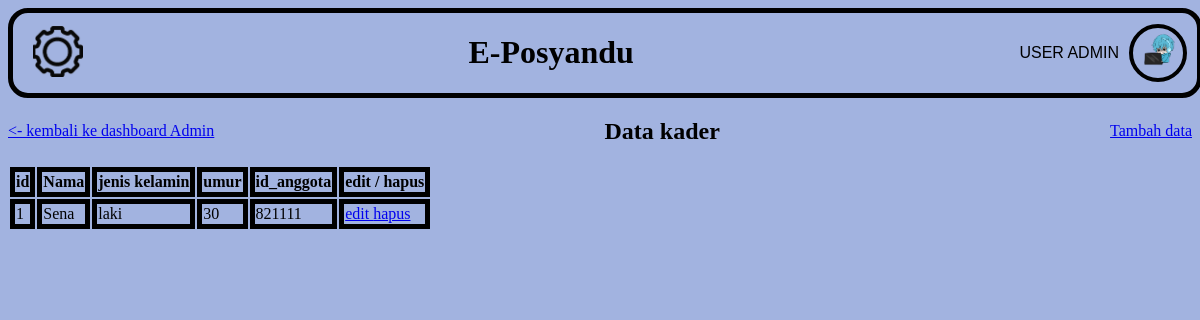
/kader.php, run on the app's committed database.
### tables this page shows
CREATE TABLE `data_kader` (
  `Nama` varchar(255) NOT NULL,
  `Jenis_kelamin` enum('laki','perempuan') NOT NULL,
  `Umur` int NOT NULL,
  `id_anggota` int NOT NULL,
  `id` int NOT NULL
);

### kader.php (called while the page is built, shortened)
<?php
    require 'koneksi.php';
require "kader.model.php";
$kadermodel = new  kaderModel($koneksi);
$rows = $kadermodel->getAll();
    require 'Views/kader.view.php';
?>

### kader.model.php (called while the page is built, shortened)
<?php
class kaderModel {
    private $koneksi;
    public function __construct(mysqli $koneksi) {
        $this->koneksi = $koneksi;
    }
    public function getAll() {
        $sql = "SELECT * FROM data_kader";
        $rows = $this->koneksi->execute_query($sql, []);
        return $rows;
    }
}

### Views/kader.view.php (the view, shortened to what this page needs)
<!DOCTYPE html>
<html>
    <head>
    </head>
    <body>
            <div class="container">
                <div class="header">
                    <div class="Juding">
                        <a href="settings.admin.php"> <img class="seting" src="iconic.png"> </a>
                    </div>
                    <h1> E-Posyandu </h1>
                    <div class="profile">
                        <p style="font-family: 'Gill Sans', 'Gill Sans MT', Calibri, 'Trebuchet MS', sans-serif;"> USER ADMIN </p>
                        <img class="Fp" src="BluAdmin.png">
                    </div>
                </div>
                <div class="UI_atas">
                    <a class="kembali" href="dashboard.admin.php"> <- kembali ke dashboard Admin  </a>
                    <h2> Data kader </h2>
                    <a href="tambah.kader.php"> Tambah data </a>
                </div>
                <div>
                    <table>
                            <thead class="kepaMeja">
                                <tr>
                                    <th> id </th>
                                    <th> Nama </th>
                                    <th> jenis kelamin </th>
                                    <th> umur </th>
                                    <th> id_anggota </th>
                                    <th> edit / hapus </th>
                               </tr>
                             </thead>
                             <tbody>
                                <?php
                                    $no = 1;
                                    while ($item = mysqli_fetch_assoc($rows))
                                    {
                                ?>
                                <tr>
                                    <td> <?= $no; ?></td>
                                    <td> <?= $item["Nama"] ?></td>
                                    <td> <?= $item["Jenis_kelamin"] ?></td>
                                    <td> <?= $item["Umur"] ?></td>
                                    <td> <?= $item["id_anggota"] ?></td>
                                    <td>
                                        <a href="edit.kader.php?id=<?=$item['id']?>">  edit </a>
                                        <a href="hapus.kader.php?id=<?=$item['id']?>" onclick="return confirm('Hapus data ini?')"> hapus </a>
                                    </td>
                                </tr>
                                <?php
                                $no += 1;
                                    }
                                ?>
                             </tbody>
                    </table>
                </div>
            </div>
    </body>
</html>

### Views/kader.view.php (style rules this page uses)
body { background-color:rgb(162, 179, 224); }
.header { display: flex; border: black 5px solid; width: 100%; height: 100%; justify-content: space-between; border-radius: 20px; }
.Juding { display: flex; margin-left: 20px; align-items: center; }
.profile { display: flex; justify-content: flex-end; align-items: center; }
.Fp { width: 50px; margin: 10px; border: black solid 4px; border-radius: 60px; }
.seting { width: 50px; transition: 0.5s; }
.UI_atas { display: flex; justify-content: space-between; align-items: center; }
table th { border: black 5px solid; margin: 10px; }
td { border: black 5px solid; }

### data on the page
data_kader: Nama "Sena", Jenis_kelamin "laki", Umur "30", id_anggota "821111"
